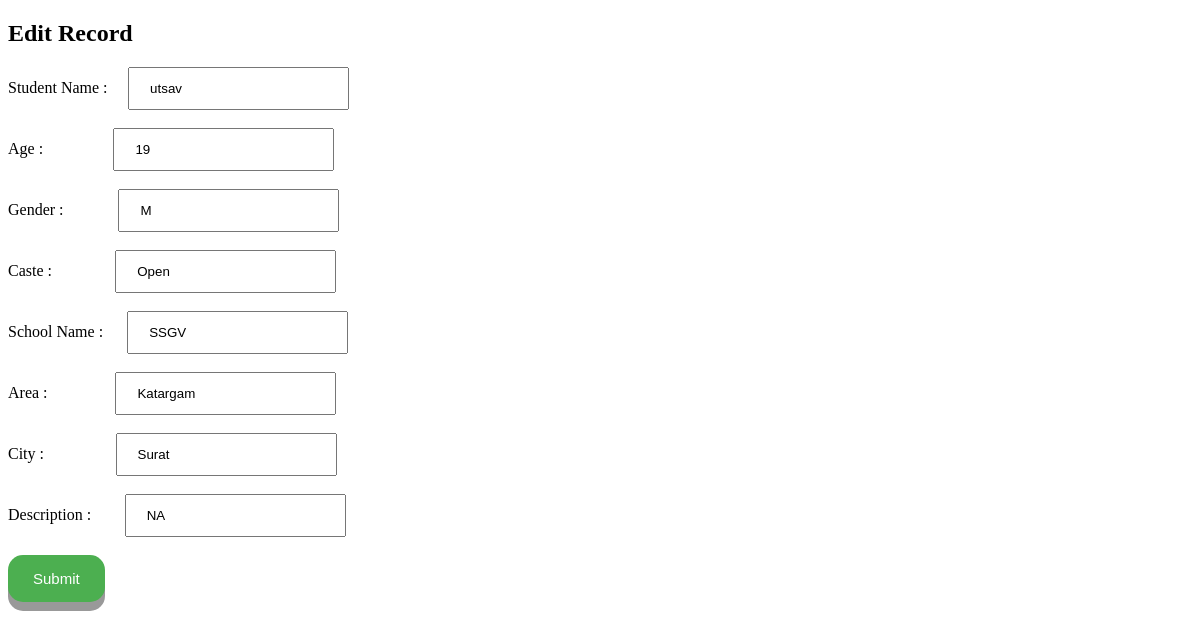
Screenshot of /admin/update-form.php?edit=7 (signed in) with the database file from the repository.
### tables this page shows
CREATE TABLE `student_data` (
  `id` int(11) NOT NULL,
  `name` varchar(20) NOT NULL,
  `age` int(100) NOT NULL,
  `gender` varchar(10) NOT NULL,
  `caste` varchar(10) NOT NULL,
  `school` varchar(30) NOT NULL,
  `area` varchar(20) NOT NULL,
  `city` varchar(20) NOT NULL,
  `desc` varchar(100) NOT NULL
);

### admin/update.php (called while the page is built, shortened)
<?php
include('db.php');
if(isset($_GET['edit'])){
    $id= $_GET['edit'];
  $editData= edit_data($con, $id);
}
function edit_data($con, $id)
{
 $query= "SELECT * FROM student_data WHERE id= $id";
 $exec = mysqli_query($con, $query);
 $row = mysqli_fetch_assoc($exec);
 return $row;
}
?>

### admin/update-form.php (the view, shortened to what this page needs)
<?php
include('update.php');
?>
<!DOCTYPE html>
<html>
<head>
</head>
<body>
<div class="user-detail">
    <div class="form-title">
    <h2>Edit Record</h2>
    </div>
    <form method="post" action="">
            <label>Student Name : </label>
            <input name="name" required value="<?php echo isset($editData) ? $editData['name'] : '' ?>" style="padding: 12px 20px;  box-sizing: border-box; margin-left:1.4%">
            <br> <br>
            <label>Age : </label>
            <input name="age" required value="<?php echo isset($editData) ? $editData['age'] : '' ?>" style="padding: 12px 20px; box-sizing: border-box; margin-left:5.6%">
            <br> <br>
            <label>Gender : </label>
            <input name="gender" required value="<?php echo isset($editData) ? $editData['gender'] : '' ?>" style="padding: 12px 20px; box-sizing: border-box; margin-left:4.3%">
            <br> <br>
            <label>Caste : </label>
            <input name="caste" required value="<?php echo isset($editData) ? $editData['caste'] : '' ?>" style="padding: 12px 20px; box-sizing: border-box; margin-left:5%">
            <br> <br>
            <label>School Name : </label>
            <input name="school" required value="<?php echo isset($editData) ? $editData['school'] : '' ?>" style="padding: 12px 20px; box-sizing: border-box; margin-left:1.7%">
            <br> <br>
            <label>Area : </label>
            <input name="area" required value="<?php echo isset($editData) ? $editData['area'] : '' ?>" style="padding: 12px 20px; box-sizing: border-box; margin-left:5.4%">
            <br> <br>
            <label>City : </label>
            <input name="city" required value="<?php echo isset($editData) ? $editData['city'] : '' ?>" style="padding: 12px 20px; box-sizing: border-box; margin-left:5.7%">
            <br> <br>
            <label>Description : </label>
            <input name="desc" required value="<?php echo isset($editData) ? $editData['desc'] : '' ?>" style="padding: 12px 20px; box-sizing: border-box; margin-left:2.5%">
            <br> <br>
            <button type="submit" name="update" class="button">Submit</button>
    </form>
        </div>
</body>
</html>

### admin/update-form.php (style rules this page uses)
.button { display: inline-block; padding: 15px 25px; font-size: 15px; cursor: pointer; text-align: center; text-decoration: none; outline: none; color: #fff; background-color: #4CAF50; border: none; border-radius: 15px; box-shadow: 0 9px #999; }

### rows the page displays
student_data: name "utsav", age "19", gender "M", caste "Open", school "SSGV", area "Katargam", city "Surat", desc "NA"
